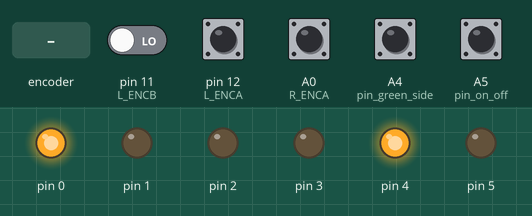
Simulated run of this program. Board: Teensy 4. Shown: output pins drawn as LEDs (lit = HIGH). The inputs (shaded band) are chosen by the test bench; at power-on: A0 (R_ENCA), A4 (pin_green_side), pin 12 (L_ENCA) HIGH, A5 (pin_on_off), pin 11 (L_ENCB) LOW.

Above: at 1.2 s.
1.3 s: rotary encoder on pin 12 (L_ENCA) / pin 11 (L_ENCB) turned 3 steps (first pin leading)
At 2.9 s:
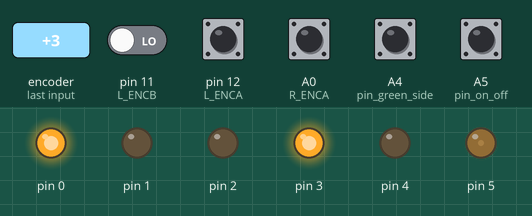
4.7 s: A5 (pin_on_off) driven HIGH
At 6.98 s:
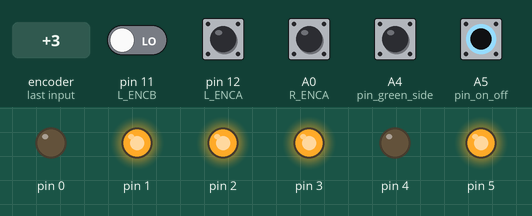
7.7 s: A5 (pin_on_off) pulsed LOW 5 times (0.12 s each, 0.3 s apart)
At 7.84 s:
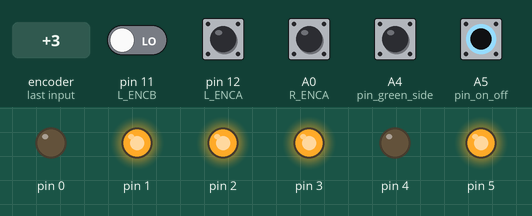
10.7 s: A5 (pin_on_off) driven LOW
Timing chart, 0 to 13.2 s (numbered marks = the images above; inputs shaded):
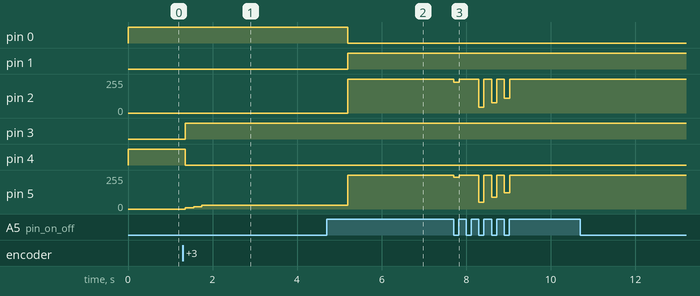

The program:

main.cpp
```cpp
#include <Arduino.h>
#include <TimerOne.h>
#include <rolling_basis.h>
#include <util/atomic.h>

// Mouvement params
#define ACTION_ERROR_AUTH 20
#define TRAJECTORY_PRECISION 50
#define NEXT_POSITION_DELAY 100
#define INACTIVE_DELAY 2000
#define RETURN_START_POSITION_DELAY 999999
#define STOP_MOTORS_DELAY 999999
#define DISTANCE_NEAR_START_POSITION 30.0

// PID
#define MAX_PWM 150
#define LOW_PWM 80 // To use for pecise action with low speed
#define Kp 8.0
#define Ki 0.0
#define Kd 0.15

#define RIGHT_MOTOR_POWER_FACTOR 1.0
#define LEFT_MOTOR_POWER_FACTOR  1.17

// Default position
#define START_X 0.0
#define START_Y 0.0
#define START_THETA 0.0

// Creation Rolling Basis
#define ENCODER_RESOLUTION 1024
#define CENTER_DISTANCE 27.07
#define WHEEL_DIAMETER 6.1

// Motor Left
#define L_ENCA 12
#define L_ENCB 11
#define L_PWM 5
#define L_IN2 3
#define L_IN1 4

// Motor Right
#define R_ENCA 14
#define R_ENCB 13
#define R_PWM 2
#define R_IN2 1
#define R_IN1 0

Rolling_Basis *rolling_basis_ptr = new Rolling_Basis(ENCODER_RESOLUTION, CENTER_DISTANCE, WHEEL_DIAMETER);

/* Strat part */
#define STRAT_SIZE 1

const Action bleu_strat_model[STRAT_SIZE] = {
    create_action(60.0, 0.0, NEXT_POSITION_DELAY, ACTION_ERROR_AUTH)
};
Action bleu_return_position = create_action(20.0, 15.0, NEXT_POSITION_DELAY, ACTION_ERROR_AUTH);

const Action green_strat_model[STRAT_SIZE] = {
    create_action(9.0, 0.0, NEXT_POSITION_DELAY, ACTION_ERROR_AUTH)
};
Action green_return_position = create_action(20.0, -15.0, NEXT_POSITION_DELAY, ACTION_ERROR_AUTH);

Action strat[STRAT_SIZE];
Action return_position;
short action_index = 0;

/******* Attach Interrupt *******/
inline void left_motor_read_encoder()
{
  if (digitalRead(L_ENCB) > 0)
    rolling_basis_ptr->left_motor->ticks++;
  else
    rolling_basis_ptr->left_motor->ticks--;
}

inline void right_motor_read_encoder()
{
  if (digitalRead(R_ENCB) > 0)
    rolling_basis_ptr->right_motor->ticks++;
  else
    rolling_basis_ptr->right_motor->ticks--;
}

// Pin ON / OFF
byte pin_on_off = 19;

// Switch side
byte pin_green_side = 18;

// Globales variables
long right_ticks = 0;
long left_ticks = 0;

long start_time = -1;

void handle();

void setup()
{
  pinMode(pin_on_off, INPUT);
  pinMode(pin_green_side, INPUT);

  // Change pwm frequency
  analogWriteFrequency(R_PWM, 18000);
  analogWriteFrequency(L_PWM, 18000);

  // Init motors
  rolling_basis_ptr->init_right_motor(R_IN1, R_IN2, R_PWM, R_ENCA, R_ENCB, Kp, Ki, Kd, RIGHT_MOTOR_POWER_FACTOR, 0);
  rolling_basis_ptr->init_left_motor(L_IN1, L_IN2, L_PWM, L_ENCA, L_ENCB, Kp, Ki, Kd, LEFT_MOTOR_POWER_FACTOR, 0);
  rolling_basis_ptr->init_motors();

  // Init Rolling Basis
  rolling_basis_ptr->init_rolling_basis(START_X, START_Y, START_THETA, INACTIVE_DELAY, TRAJECTORY_PRECISION, MAX_PWM);
  attachInterrupt(digitalPinToInterrupt(L_ENCA), left_motor_read_encoder, RISING);
  attachInterrupt(digitalPinToInterrupt(R_ENCA), right_motor_read_encoder, RISING);

  // Init start with the good side
  if (digitalRead(pin_green_side) == 0){
    memcpy(strat, green_strat_model, sizeof(Action) * STRAT_SIZE);
    return_position = green_return_position;
  }
  else{
    memcpy(strat, bleu_strat_model, sizeof(Action) * STRAT_SIZE);
    return_position = bleu_return_position;
  }

  // Init motors handle timer
  Timer1.initialize(5000);
  Timer1.attachInterrupt(handle);
}

void loop()
{
  rolling_basis_ptr->odometrie_handle();

  if (start_time == -1 && digitalRead(pin_on_off))
    start_time = millis();
}

void handle(){
  // Not end of the game ?
  if ((millis() - start_time) < STOP_MOTORS_DELAY || start_time == -1)
  {
    // Authorize to move ?
    if (digitalRead(pin_on_off))
    {
      rolling_basis_ptr->is_running_update();
      // Must return to start position ?
      if ((millis() - start_time) > RETURN_START_POSITION_DELAY)
      {
        // Calculate distance from start position
        float d_x = rolling_basis_ptr->X;
        float d_y = rolling_basis_ptr->Y;
        float dist_robot_start_position = sqrt((d_x * d_x) + (d_y * d_y));

        // Check if we are already in the start position (> 5 cm -> go to home)
        if (dist_robot_start_position > DISTANCE_NEAR_START_POSITION)
          rolling_basis_ptr->action_handle(&return_position);
      }
      // Do classic trajectory
      else if (action_index < STRAT_SIZE)
      {
        ATOMIC_BLOCK(ATOMIC_RESTORESTATE)
        {
          right_ticks = rolling_basis_ptr->right_motor->ticks;
          left_ticks = rolling_basis_ptr->left_motor->ticks;
        }

        // If there is an action to complete
        if (0 <= action_index && action_index < STRAT_SIZE)
          rolling_basis_ptr->action_handle(&strat[action_index]);

        // Next coords if the current is done
        if (!strat[action_index].start_rotation && !strat[action_index].move_forward && !strat[action_index].end_rotation)
          action_index++;
      }
      else
        rolling_basis_ptr->keep_current_position(right_ticks, left_ticks);
    }
    else
      rolling_basis_ptr->keep_current_position(right_ticks, left_ticks);
  }
  else{
    rolling_basis_ptr->left_motor->set_motor(1, 0);
    rolling_basis_ptr->right_motor->set_motor(1, 0);
  }
}
```

Measured:
- after the input at 1.3 s, pin 3: LOW → HIGH after 0.05 s; pin 4: HIGH → LOW after 0.05 s; pin 5: 0/255 → 9/255 after 0.05 s, → 18/255 0.20 s later, → 28/255 0.20 s later, → 29/255 1.5 s later
- after the input at 4.7 s, pin 0: HIGH → LOW after 0.50 s; pin 1: LOW → HIGH after 0.50 s; pin 2: 0/255 → 255/255 after 0.50 s
- after the input at 7.7 s, pin 2: 255/255 → 229/255 at once, → 255/255 0.14 s later, → 42/255 0.46 s later, → 255/255 0.12 s later, … (8 changes in this stretch); pin 5: 255/255 → 237/255 at once, → 255/255 0.14 s later, → 51/255 0.46 s later, → 255/255 0.12 s later, … (8 changes in this stretch)
- after the input at 10.7 s, pin 2, pin 5: stays 255/255 (without the input it goes to 246/255 after 2.5 s)
